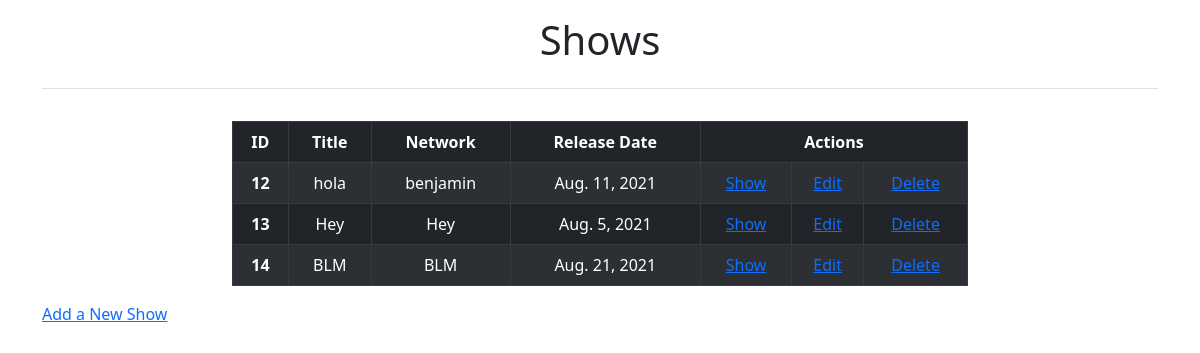
Before: / with the older database file.
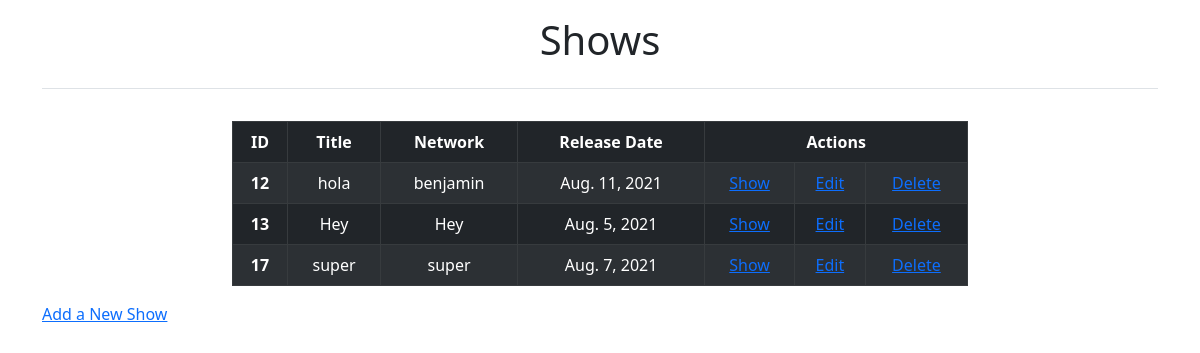
After: the same page with the newer database file.
### app/models.py (models this page shows, shortened)
class Show(models.Model):
    title = models.CharField(max_length=255)
    network= models.CharField(max_length=255)
    date= models.DateField()
    desc = models.CharField(max_length=255, default="")
    created_at = models.DateTimeField(auto_now_add=True)
    updated_at = models.DateTimeField(auto_now=True)

### app/views.py (the view)
# urls.py: path('', views.show),
def show(request) :
    context={
        "title": "Shows",
        "shows": Show.objects.all(),
    }
    return render (request, "shows.html", context)

### app/templates/shows.html (shortened to what this page needs)
<!DOCTYPE html>
<html lang="en">
<head>
    <link href="https://cdn.jsdelivr.net/npm/bootstrap@5.0.2/dist/css/bootstrap.min.css" rel="stylesheet">
</head>
<body>
    {% load static %}
    <div class="container">
        <header class="d-flex flex-wrap justify-content-center py-3 mb-4 border-bottom">
            <h1>{{title}}</h1>
        </header>
    </div>
    <div class="container">
        <div class="row">
            <div class="col-2"></div>
            <div class="col-8">
                <table class="table table-striped text-center table-bordered table-dark">
                    <thead>
                        <tr>
                            <th scope="col ">ID</th>
                            <th scope="col ">Title</th>
                            <th scope="col ">Network</th>
                            <th scope="col ">Release Date</th>
                            <th colspan="3" scope="col ">Actions</th>
                        </tr>
                    </thead>
                    <tbody class="text">
                        {% for s in shows %}
                        <tr>
                            <th scope="row">{{s.id}}</th>
                            <td>{{s.title}}</td>
                            <td>{{s.network}}</td>
                            <td>{{s.date}}</td>
                            <td><a href="{{s.id}}">Show</a></td>
                            <td><a href="{{s.id}}/edit">Edit</a></td>
                            <td><a href="{{s.id}}/destroy">Delete</a></td>
                        </tr>
                        {% endfor %}
                    </tbody>
                </table>
            </div>
        </div>
    </div>
    <div class="container">
        <a href="/shows/new">Add a New Show</a>
    </div>
</body>
</html>

Changed rows visible on the page:
removed Show: id "14", title "BLM", network "BLM", date "Aug. 21, 2021"
added Show: id "17", title "super", network "super", date "Aug. 7, 2021"
